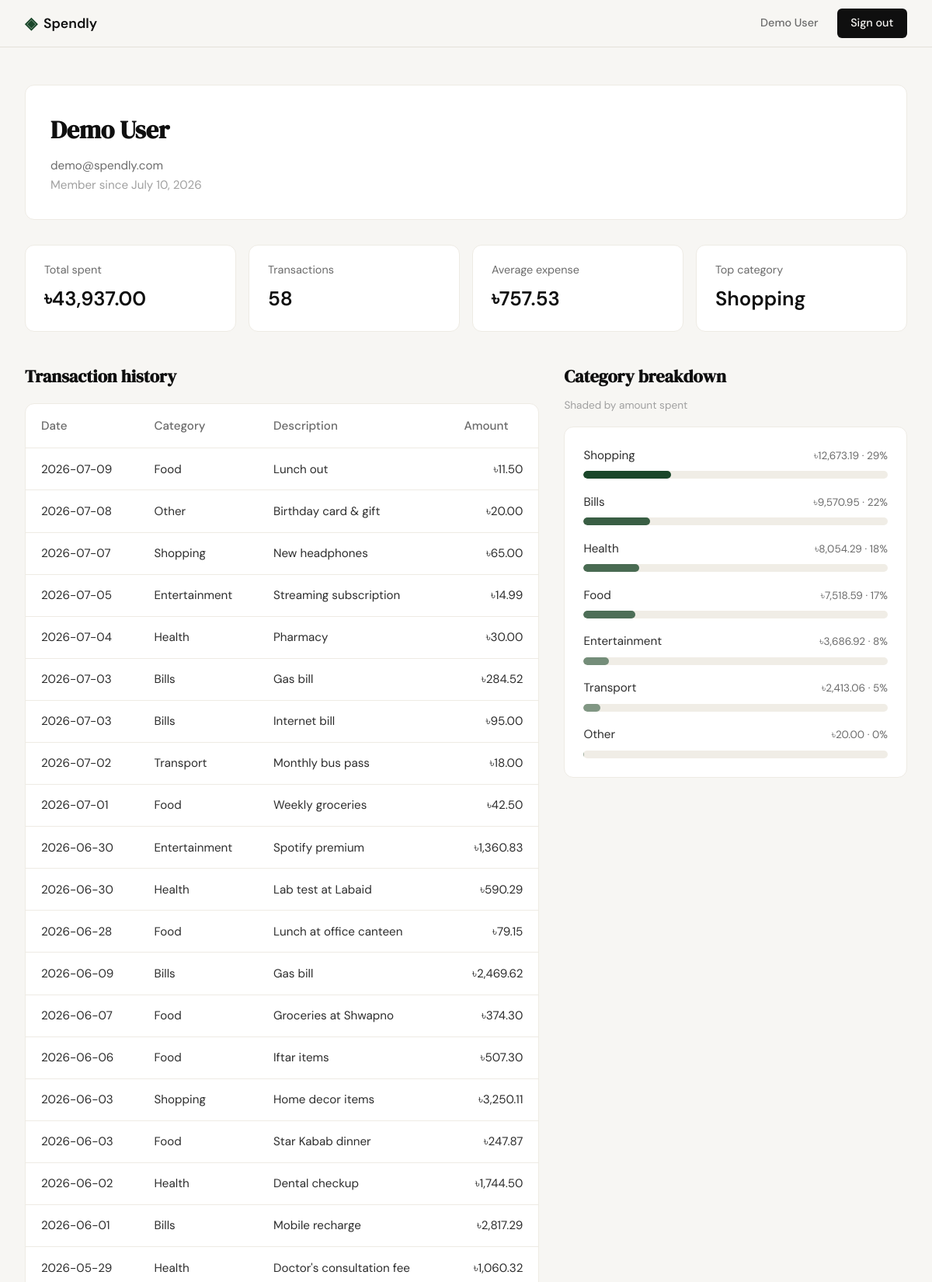
Screenshot of /profile (signed in, upper part) with the database file from the repository.
### tables this page shows
CREATE TABLE users (
            id            INTEGER PRIMARY KEY AUTOINCREMENT,
            name          TEXT    NOT NULL,
            email         TEXT    NOT NULL UNIQUE,
            password_hash TEXT    NOT NULL,
            created_at    TEXT    NOT NULL DEFAULT (datetime('now'))
        );

CREATE TABLE expenses (
            id          INTEGER PRIMARY KEY AUTOINCREMENT,
            user_id     INTEGER NOT NULL REFERENCES users(id) ON DELETE CASCADE,
            amount      REAL    NOT NULL,
            category    TEXT    NOT NULL,
            date        TEXT    NOT NULL,
            description TEXT,
            created_at  TEXT    NOT NULL DEFAULT (datetime('now'))
        );

### app.py (the view)
@app.route("/profile")
def profile():
    user_id = session.get("user_id")
    if not user_id:
        return redirect(url_for("login"))
    user = get_user_by_id(user_id)
    if user is None:                 # stale session (user no longer exists)
        session.clear()
        return redirect(url_for("login"))
    expenses = get_user_expenses(user_id)
    summary = get_user_expense_summary(user_id)
    breakdown = get_user_category_breakdown(user_id)
    total = summary["total"] or 0
    max_total = max((r["total"] for r in breakdown), default=0)
    categories = [
        {
            "category": r["category"],
            "count": r["count"],
            "total": r["total"],
            "pct": (r["total"] / total * 100) if total else 0,
            "intensity": (0.4 + 0.6 * (r["total"] / max_total)) if max_total else 0,
        }
        for r in breakdown
    ]
    top_category = categories[0]["category"] if categories else None
    try:
        member_since = datetime.strptime(
            user["created_at"][:10], "%Y-%m-%d"
        ).strftime("%B %d, %Y")
    except (ValueError, TypeError):
        member_since = user["created_at"]
    return render_template(
        "profile.html",
        user=user,
        member_since=member_since,
        expenses=expenses,
        summary=summary,
        categories=categories,
        top_category=top_category,
    )

### app.py (called while the page is built)
@app.template_filter("money")
def money(value):
    return f"৳{(value or 0):,.2f}"

### database/db.py (called while the page is built)
def get_db():
    conn = sqlite3.connect(DB_PATH)
    conn.row_factory = sqlite3.Row
    conn.execute("PRAGMA foreign_keys = ON")
    return conn

def get_user_by_id(user_id):
    conn = get_db()
    user = conn.execute(
        "SELECT * FROM users WHERE id = ?", (user_id,)
    ).fetchone()
    conn.close()
    return user

def get_user_expenses(user_id):
    conn = get_db()
    rows = conn.execute(
        "SELECT id, amount, category, date, description "
        "FROM expenses WHERE user_id = ? ORDER BY date DESC, id DESC",
        (user_id,),
    ).fetchall()
    conn.close()
    return rows

def get_user_expense_summary(user_id):
    conn = get_db()
    row = conn.execute(
        "SELECT COUNT(*) AS count, COALESCE(SUM(amount), 0) AS total, "
        "COALESCE(AVG(amount), 0) AS average FROM expenses WHERE user_id = ?",
        (user_id,),
    ).fetchone()
    conn.close()
    return row

def get_user_category_breakdown(user_id):
    conn = get_db()
    rows = conn.execute(
        "SELECT category, COUNT(*) AS count, SUM(amount) AS total "
        "FROM expenses WHERE user_id = ? GROUP BY category ORDER BY total DESC",
        (user_id,),
    ).fetchall()
    conn.close()
    return rows

### templates/profile.html (shortened to what this page needs)
{% extends "base.html" %}
{% block content %}
<section class="profile-page">
    <div class="profile-info-card">
        <h1 class="profile-name">{{ user.name }}</h1>
        <p class="profile-meta">{{ user.email }}</p>
        <p class="profile-meta profile-meta-faint">Member since {{ member_since }}</p>
    </div>
    <div class="dash-stats profile-stats">
        <div class="dash-stat">
            <span class="dash-stat-label">Total spent</span>
            <span class="dash-stat-value">{{ summary.total|money }}</span>
        </div>
        <div class="dash-stat">
            <span class="dash-stat-label">Transactions</span>
            <span class="dash-stat-value">{{ summary.count }}</span>
        </div>
        <div class="dash-stat">
            <span class="dash-stat-label">Average expense</span>
            <span class="dash-stat-value">{{ summary.average|money }}</span>
        </div>
        <div class="dash-stat">
            <span class="dash-stat-label">Top category</span>
            <span class="dash-stat-value">{{ top_category or "—" }}</span>
        </div>
    </div>
    <div class="profile-split">
        <section class="profile-col">
            <h2 class="profile-section-title">Transaction history</h2>
            <div class="profile-table-wrap">
                <table class="profile-table">
                    <thead>
                        <tr>
                            <th>Date</th>
                            <th>Category</th>
                            <th>Description</th>
                            <th class="profile-amount">Amount</th>
                        </tr>
                    </thead>
                    <tbody>
                        {% for e in expenses %}
                        <tr>
                            <td>{{ e.date }}</td>
                            <td>{{ e.category }}</td>
                            <td>{{ e.description or "—" }}</td>
                            <td class="profile-amount">{{ e.amount|money }}</td>
                        </tr>
                        {% else %}
                        <tr>
                            <td colspan="4" class="profile-empty">No transactions yet.</td>
                        </tr>
                        {% endfor %}
                    </tbody>
                </table>
            </div>
        </section>
        <section class="profile-col">
            <h2 class="profile-section-title">Category breakdown</h2>
            {% if categories %}
            <p class="profile-hint">Shaded by amount spent</p>
            <div class="dash-bars">
                {% for c in categories %}
                <div class="profile-cat">
                    <div class="profile-cat-head">
                        <span class="profile-cat-name">{{ c.category }}</span>
                        <span class="profile-cat-val">{{ c.total|money }} · {{ "%.0f"|format(c.pct) }}%</span>
                    </div>
                    <div class="dash-bar-track">
                        <div class="dash-bar profile-cat-bar"
                             style="width: {{ c.pct }}%; opacity: {{ c.intensity }}"></div>
                    </div>
                </div>
                {% endfor %}
            </div>
            {% else %}
            <div class="dash-bars">
                <p class="profile-empty">No spending to break down yet.</p>
            </div>
            {% endif %}
        </section>
    </div>
</section>
{% endblock %}

### templates/base.html (shortened to what this page needs)
<!DOCTYPE html>
<html lang="en">
<head>
    <link rel="stylesheet" href="{{ url_for('static', filename='css/style.css') }}">
</head>
<body>
    <nav class="navbar">
        <div class="nav-inner">
            <a href="{{ url_for('landing') }}" class="nav-brand">
                <span class="brand-icon">◈</span>
                <span class="brand-name">Spendly</span>
            </a>
            <div class="nav-links">
                {% if session.get('user_id') %}
                <a href="{{ url_for('profile') }}" class="nav-user">{{ session.get('user_name') }}</a>
                <a href="{{ url_for('logout') }}" class="nav-cta">Sign out</a>
                {% else %}
                <a href="{{ url_for('login') }}">Sign in</a>
                <a href="{{ url_for('register') }}" class="nav-cta">Get started</a>
                {% endif %}
            </div>
        </div>
    </nav>
    <main class="main-content">
        {% block content %}{% endblock %}
    </main>
</body>
</html>

### rows the page displays
users: get "Demo User", name "Demo User", email "demo@spendly.com"
expenses: date "2026-07-09", category "Food", description "Lunch out", amount "৳11.50"
expenses: date "2026-07-08", category "Other", description "Birthday card & gift", amount "৳20.00"
expenses: date "2026-07-07", category "Shopping", description "New headphones", amount "৳65.00"
expenses: date "2026-07-05", category "Entertainment", description "Streaming subscription", amount "৳14.99"
expenses: date "2026-07-04", category "Health", description "Pharmacy", amount "৳30.00"
expenses: date "2026-07-03", category "Bills", description "Gas bill", amount "৳284.52"
expenses: date "2026-07-03", category "Bills", description "Internet bill", amount "৳95.00"
expenses: date "2026-07-02", category "Transport", description "Monthly bus pass", amount "৳18.00"
expenses: date "2026-07-01", category "Food", description "Weekly groceries", amount "৳42.50"
expenses: date "2026-06-30", category "Entertainment", description "Spotify premium", amount "৳1,360.83"
expenses: date "2026-06-30", category "Health", description "Lab test at Labaid", amount "৳590.29"
expenses: date "2026-06-28", category "Food", description "Lunch at office canteen", amount "৳79.15"
expenses: date "2026-06-09", category "Bills", description "Gas bill", amount "৳2,469.62"
expenses: date "2026-06-07", category "Food", description "Groceries at Shwapno", amount "৳374.30"
expenses: date "2026-06-06", category "Food", description "Iftar items", amount "৳507.30"
expenses: date "2026-06-03", category "Shopping", description "Home decor items", amount "৳3,250.11"
expenses: date "2026-06-03", category "Food", description "Star Kabab dinner", amount "৳247.87"
expenses: date "2026-06-02", category "Health", description "Dental checkup", amount "৳1,744.50"
expenses: date "2026-06-01", category "Bills", description "Mobile recharge", amount "৳2,817.29"
expenses: date "2026-05-29", category "Health", description "Doctor's consultation fee", amount "৳1,060.32"

### other values shown
{{ member_since }} "July 10, 2026"
{{ summary.total|money }} "৳43,937.00"
{{ summary.count }} "58"
{{ summary.average|money }} "৳757.53"
{{ top_category or "—" }} "Shopping"
{{ c.category }} "Shopping" "Bills" "Health" "Food" "Entertainment" "Transport" "Other"
{{ c.total|money }} "৳12,673.19" "৳9,570.95" "৳8,054.29" "৳7,518.59" "৳3,686.92" "৳2,413.06" "৳20.00"
{{ "%.0f"|format(c.pct) }} "29" "22" "18" "17" "8" "5" "0"
